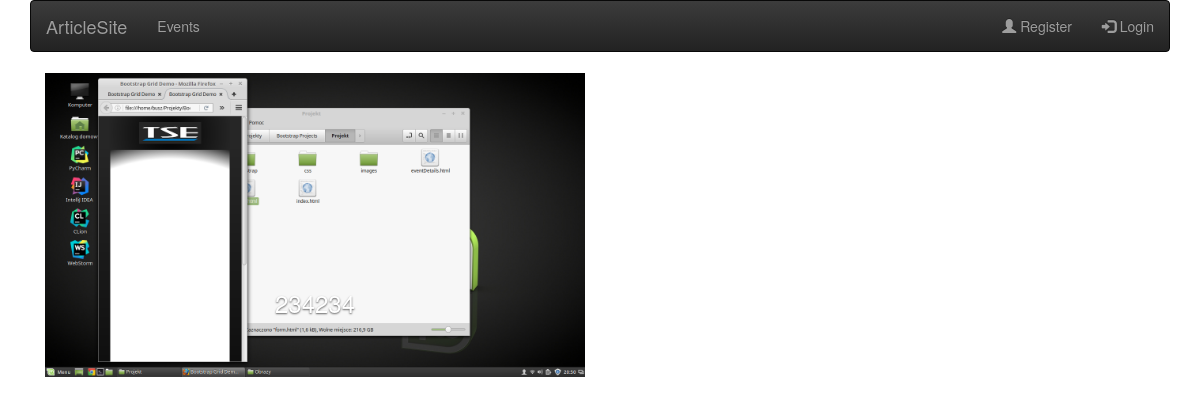
The app's page /, older data.
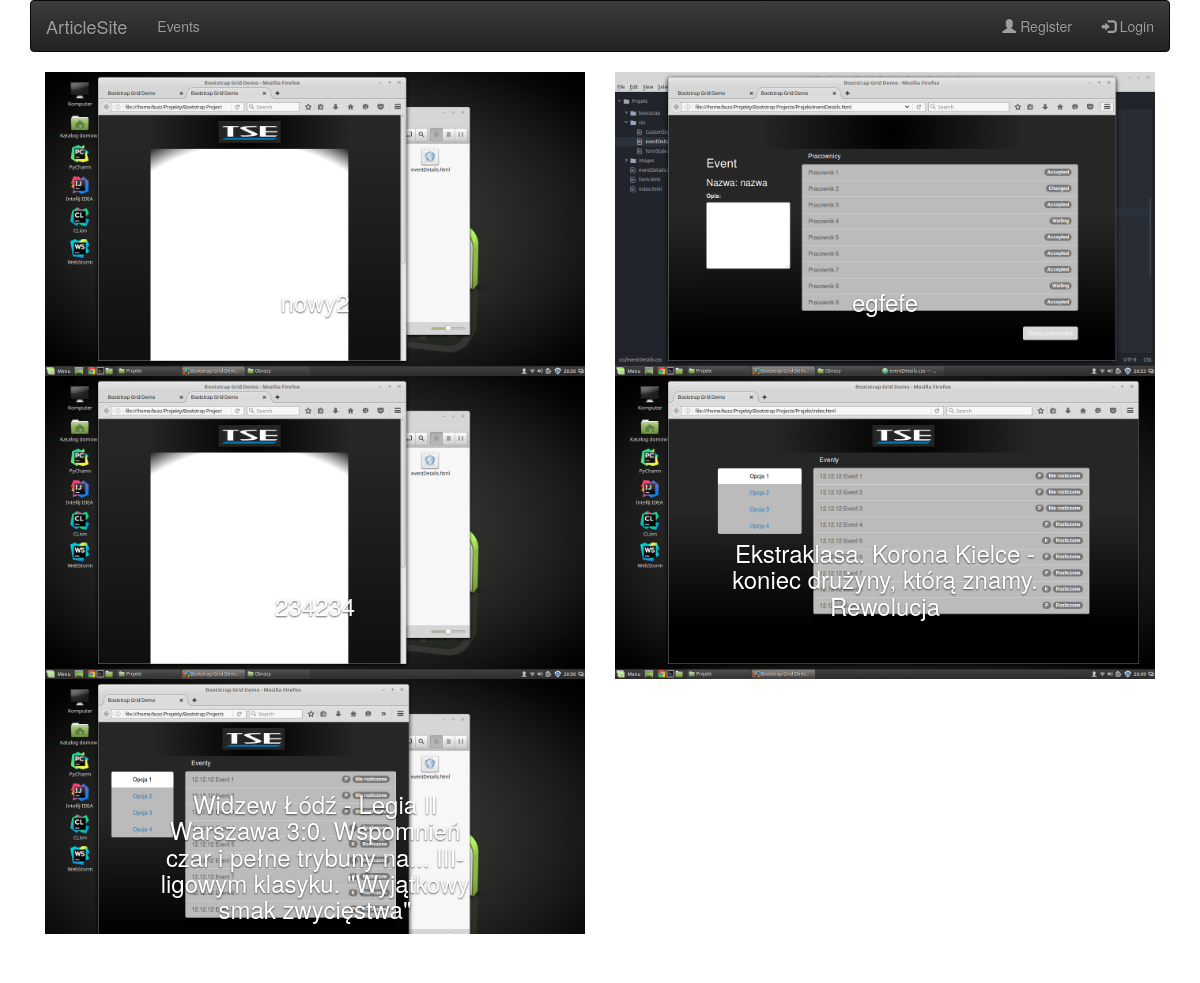
The same page, newer data.
### newspaper/models.py (models this page shows, shortened)
class Article(models.Model):
    author = models.ForeignKey('auth.User', related_name='articles')
    date = models.DateField(default=timezone.now)
    title = models.CharField(max_length=200)
    content = models.TextField()
    is_published = models.BooleanField(default=False)
    photo = models.ImageField(upload_to='pictures', null=True, blank=True)

### newspaper/views.py (the view)
# urls.py: url(r'^$', views.article_list, name='article_list'),
def article_list(request):
    articles_list = Article.objects.filter(is_published=True).order_by('-date')
    return render(request, 'newspaper/article_list.html', {'article_list': articles_list})

### newspaper/templates/newspaper/article_list.html
{% extends 'newspaper/home.html' %}
{% block content %}
    <div>
    {% for article in article_list %}
        <div class="col-md-6">
            <a href="{% url 'article_detail' pk=article.pk %}">
                {% include 'newspaper/article.html' with article=article %}
            </a>
        </div>
    {% endfor %}
    </div>
{% endblock %}

### newspaper/templates/newspaper/article.html
<div id="mycarousel" class="carousel slide" data-ride="carousel">
    <div class="carousel-inner">
        <div class="item active">
        <img src="{{ article.photo.url }}" alt="" class="img-responsive">
           <div class="carousel-caption">
               <h3>{{ article.title }}</h3>
           </div>
        </div>
    </div>
</div>

Row changes from the older to the newer data that the page shows:
now on this page (row edited): Article: photo (picture), title "nowy2"
now on this page (row edited): Article: photo (picture), title "egfefe"
changed Article (number 3 of 5 on the later page): photo: a different picture
now on this page (row edited): Article: photo (picture), title "Ekstraklasa. Korona Kielce - koniec drużyny, którą znamy. Rewolucja"
now on this page (row edited): Article: photo (picture), title "Widzew Łódź - Legia II Warszawa 3:0. Wspomnień czar i pełne trybuny na... III-ligowym klasyku. \"Wyjątkowy smak zwycięstwa\""
